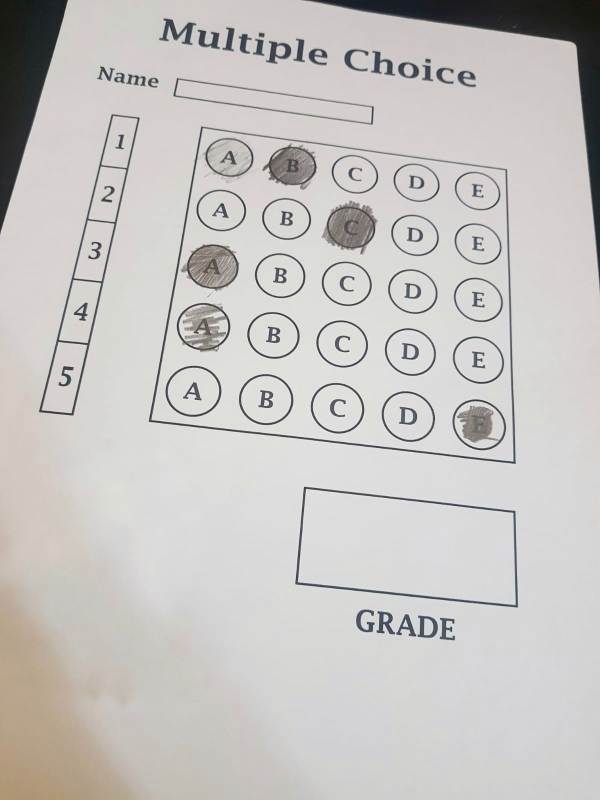
#> input picture image/1.jpg, 1200 x 1600 px (shown at 1/2 size)
$ python test.py
#> lines starting #> are read from the running program, lines starting #| are printed output that depends on the picture; after the words box and inside, x2 and y2 are one past the last pixel; in counts of white or black regions, pixels touching at a corner belong together
### utlis.py
import cv2
import numpy as np


## TO DISPLAY NUMBER OF IMG IN SINGLE WINDOW

def stackImages(imgArray,scale,lables=[]):
    rows = len(imgArray)
    cols = len(imgArray[0])
    rowsAvailable = isinstance(imgArray[0], list)
    width = imgArray[0][0].shape[1]
    height = imgArray[0][0].shape[0]
    if rowsAvailable:
        for x in range ( 0, rows):
            for y in range(0, cols):
                imgArray[x][y] = cv2.resize(imgArray[x][y], (0, 0), None, scale, scale)
                if len(imgArray[x][y].shape) == 2: imgArray[x][y]= cv2.cvtColor( imgArray[x][y], cv2.COLOR_GRAY2BGR)
        imageBlank = np.zeros((height, width, 3), np.uint8)
        hor = [imageBlank]*rows
        hor_con = [imageBlank]*rows
        for x in range(0, rows):
            hor[x] = np.hstack(imgArray[x])
            hor_con[x] = np.concatenate(imgArray[x])
        ver = np.vstack(hor)
        ver_con = np.concatenate(hor)
    else:
        for x in range(0, rows):
            imgArray[x] = cv2.resize(imgArray[x], (0, 0), None, scale, scale)
            if len(imgArray[x].shape) == 2: imgArray[x] = cv2.cvtColor(imgArray[x], cv2.COLOR_GRAY2BGR)
        hor= np.hstack(imgArray)
        hor_con= np.concatenate(imgArray)
        ver = hor
    if len(lables) != 0:
        eachImgWidth= int(ver.shape[1] / cols)
        eachImgHeight = int(ver.shape[0] / rows)
        #print(eachImgHeight)
        for d in range(0, rows):
            for c in range (0,cols):
                cv2.rectangle(ver,(c*eachImgWidth,eachImgHeight*d),(c*eachImgWidth+len(lables[d][c])*13+27,30+eachImgHeight*d),(255,255,255),cv2.FILLED)
                cv2.putText(ver,lables[d][c],(eachImgWidth*c+10,eachImgHeight*d+20),cv2.FONT_HERSHEY_COMPLEX,0.7,(255,0,255),2)
    return ver


## TO GET RECTENGULAR CONTOURS

def rectContour(contours):
    rectCon = []
    for i in contours:
        Area = cv2.contourArea(i)
        ##print(Area)
        if Area > 50:
            perimeter = cv2.arcLength(i,True)
            ##print(perimeter)
            epsilon = 0.02*perimeter #MAX DIST. FROM ORIGINAL CONTOURS TO APPROX CONTOURS
            approx = cv2.approxPolyDP(i,epsilon,True)
            ##print(len(approx))
            if len(approx) == 4:
                rectCon.append(i)
    rectCon = sorted(rectCon,key = cv2.contourArea,reverse=True)
    ##print(len(rectCon))
    return rectCon


## TO GET CORNER POINT OF RECTANGULE

def getCornerPoints(cont):
        peri = cv2.arcLength(cont, True) # LENGTH OF CONTOUR
        approx = cv2.approxPolyDP(cont, 0.02 * peri, True) # APPROXIMATE THE POLY TO GET CORNER POINTS
        return approx


## TO SPLIT ALL MARK POINT INDIVIDUALLY

def splitBoxes(img):
    rows = np.vsplit(img,5)

    boxes = []
    for x in rows:
        cols = np.hsplit(x,5)
        # rowsplit = ([rows[0]],[rows[1]],[rows[2]],[rows[3]],[rows[4]])
        # ImgStacked = stackImages(rowsplit,0.5)
        # cv2.imshow("test",ImgStacked)

        for box in cols:
         boxes.append(box)
         # print(type(boxes))

    return boxes

# [10 lines left out: function drawGrid, not called in this run]


def showAnswers(img,MyIndex,Grading,answer,questions,choices):
    secW = int(img.shape[1]/questions) #shape at index 1 describe width
    secH = int(img.shape[0]/questions) #shape at index 0 describe hight

    for x in range(0,questions):
        myAns = MyIndex[x]
        # print(x)
        cX = (myAns*secW)+secW//2
        # print("center from X-axis =",cX)
        cY = (x*secH) + secH//2
        # print("center from Y-axis =",cY)


        if Grading[x] == 1:
            Mycolor = (0,255,0)
        else:
            Mycolor = (0,0,255)
            correctAns = answer[x]
            cv2.circle(img,((correctAns*secW)+secW//2,(x*secH)+secH//2),30,(0,255,0),cv2.FILLED)


        cv2.circle(img,(cX,cY),50,Mycolor,cv2.FILLED)
    return img


# [18 lines left out: function Explainer, not called in this run]

### test.py
import cv2
import numpy as np
import utlis
######################################
pathImage = "./image/1.jpg"

widthImg = 700
hightImg = 600
questions = 5
choices = 5
answer  = [1,2,0,1,4]

######################################

##PORJECT TEST SECTION

## PREPROCESSING IMAGE
img = cv2.imread(pathImage) #original img
#> img is the input picture: shape (1600, 1200, 3); mean B, G, R 194.1, 196.8, 198.9
img = cv2.resize(img,(widthImg,hightImg)) #resize original img
#> img: shape (600, 700, 3)
imgGray = cv2.cvtColor(img,cv2.COLOR_BGR2GRAY) #converting img from BGR(which is default color format in opencv) to gray(black & white)
imgBlur = cv2.GaussianBlur(imgGray,(5,5),0) #making img smooth so it will detect imp. edge only
imgCanny = cv2.Canny(imgBlur,10,50) #detecting edge using Canny function
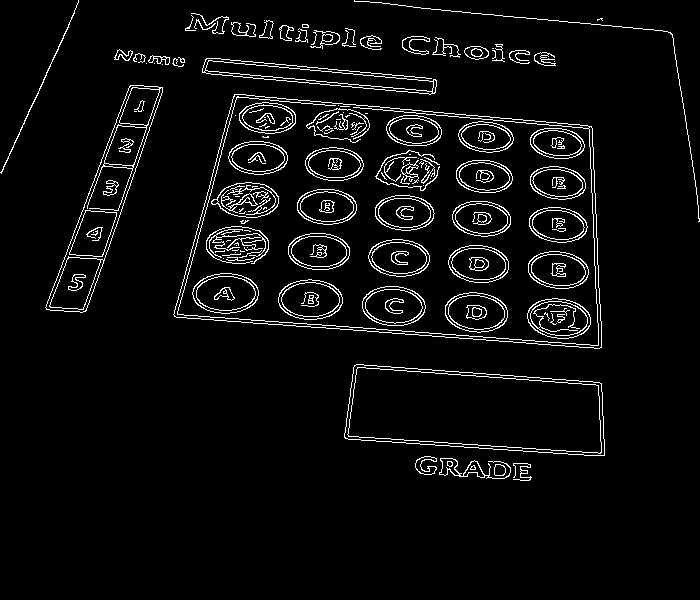
#> imgCanny: shape (600, 700); 4.8% white in thin lines or dots, all inside (x1, y1, x2, y2) = (0, 0, 700, 481)
imgContour = img.copy()
Biggest_contour_Img = img.copy()
grade_Point_Img = img.copy()
imgFinal = img.copy()

## FINDING ALL OUR CONTOURS
contours,hierarchy = cv2.findContours(imgCanny,cv2.RETR_EXTERNAL,cv2.CHAIN_APPROX_NONE)
#> contours = 42 contours, 23 with area under 20; largest, box (x1, y1, x2, y2) and area: (173, 94, 602, 349) 88276, (344, 364, 605, 456) 18900, (45, 85, 163, 313) 8620, (202, 58, 437, 95) 3012, (439, 458, 511, 479) 430
cv2.drawContours(imgContour,contours,-1,(0,225,0),10)
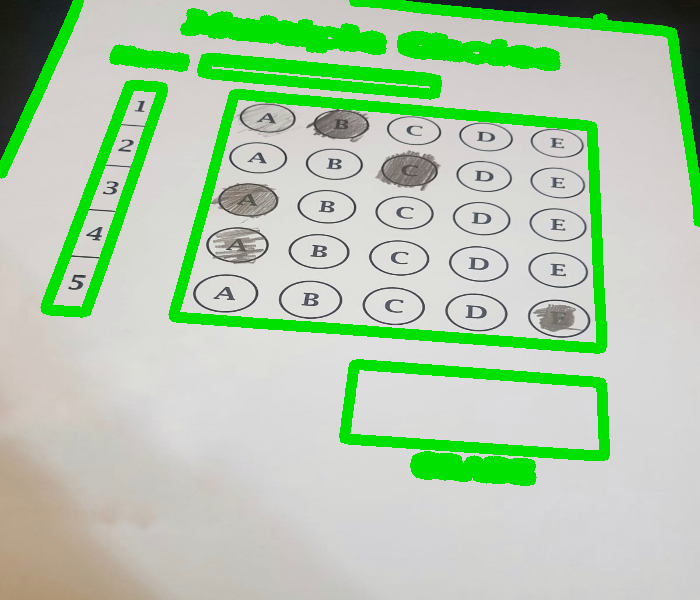
#> imgContour: shape (600, 700, 3); mean B, G, R 171.1, 202.6, 175.7

##FINDING RECTANGULAR CONTOURS & CORNER POINTS
rectCon = utlis.rectContour(contours)
#> the loop in rectContour, `for i in contours:` made 42 passes
#> (Area, perimeter, epsilon, approx) on passes 5, 6, 7, 12, 42: (18899.5, 672.1, 13.44, [[353, 367], [345, 438], [604, 455], [599, 382]]), (88275.5, 1283.7, 25.67, [[234, 94], [174, 316], [601, 347], [591, 126]]), (8620.5, 589, 11.78, [[162, 87], [129, 86], [46, 309], [86, 310]]), (3011.5, 1005.7, 20.11, [[202, 68], [436, 86]]), (65, 410.6, 8.21, [[78, 0], [1, 173]])
#> after the loop in rectContour, `for i in contours:`: rectCon = 3 contours; box (x1, y1, x2, y2) and area: (173, 94, 602, 349) 88276, (344, 364, 605, 456) 18900, (45, 85, 163, 313) 8620
Biggest_contour = utlis.getCornerPoints(rectCon[0])
#> in getCornerPoints, `peri = cv2.arcLength(cont, True)`: peri = 1283.7
#> in getCornerPoints, `approx = cv2.approxPolyDP(cont, 0.02 * peri, True)`: approx = [[234, 94], [174, 316], [601, 347], [591, 126]]
#> Biggest_contour = [[234, 94], [174, 316], [601, 347], [591, 126]]
grade_Point = utlis.getCornerPoints(rectCon[1])
#> grade_Point = [[353, 367], [345, 438], [604, 455], [599, 382]]


if Biggest_contour.size != 0 and grade_Point.size != 0:
	cv2.drawContours(Biggest_contour_Img,Biggest_contour,-1,(0,225,0),20)
	cv2.drawContours(Biggest_contour_Img,grade_Point,-1,(225,0,0),20)

	pt1 = np.float32(Biggest_contour)
#> pt1 = [[234, 94], [174, 316], [601, 347], [591, 126]]
	pt2 = np.float32([[0,0],[0,hightImg],[widthImg,hightImg],[widthImg,0]])
	matrix = cv2.getPerspectiveTransform(pt1,pt2)
#> matrix = [[1.95, 0.527, -505.6], [-0.296, 3.3, -241.3], [-0.000158, 0.000886, 1]]
	img_warp_colored = cv2.warpPerspective(img,matrix,(widthImg,hightImg))

	ptG1 = np.float32(grade_Point)
#> ptG1 = [[353, 367], [345, 438], [604, 455], [599, 382]]
	ptG2 = np.float32([[0,0],[0,150],[325,150],[325,0]])
	matrixG = cv2.getPerspectiveTransform(ptG1,ptG2)
#> matrixG = [[1.85, 0.208, -729.5], [-0.187, 3.06, -1058.6], [2.77e-05, 0.00103, 1]]
	imgGradeDisplay = cv2.warpPerspective(img,matrixG,(325,150))
	#cv2.imshow("grade",imgGradeDisplay)


##APPLYING THRESHOLD

imgWarpGray = cv2.cvtColor(img_warp_colored,cv2.COLOR_BGR2GRAY)
imgThresh = cv2.threshold(imgWarpGray,180,255,cv2.THRESH_BINARY_INV)[1]
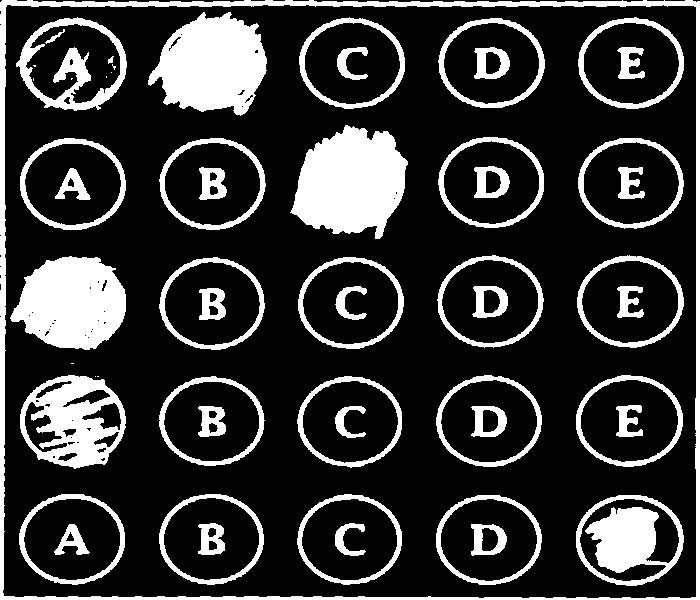
#> imgThresh: shape (600, 700); 21.3% white; 56 white regions (9 under 20 px), largest, box (x1, y1, x2, y2) and area: (0, 0, 700, 600) 11211, (290, 125, 408, 239) 9358, (148, 12, 267, 116) 8469

boxes = utlis.splitBoxes(imgThresh)
#> in splitBoxes, `rows = np.vsplit(img,5)`: rows = 5 items
#> the loop in splitBoxes, `for x in rows:` made 5 passes
#> after the loop in splitBoxes, `for x in rows:`: boxes = 25 items
#> boxes = 25 items
# cv2.imshow("test",boxes[7])


## TO FIND NON ZERO PIXEL VALUE OF EACH INDIVIDUAL MARK POINT


MyPixelVal = np.zeros([questions,choices])
countR = 0
countC = 0

for image in boxes:
	total_Pixels = cv2.countNonZero(image)
	# print(total_Pixels)

	MyPixelVal[countR][countC] = total_Pixels
	countC+=1
	if (countC == choices): countR+=1 ; countC = 0
#> this loop made 25 passes
#> total_Pixels on passes 1 to 8: 4625, 9193, 2708, 2963, 3317, 2714, 2182, 9358
#> after the loop, MyPixelVal = [[4625, 9193, 2708, 2963, 3317], [2714, 2182, 9358, 2182, 2495], [8618, 2079, 1945, 2092, 2509], [6130, 2035, 1843, 2074, 2543], [2917, 2492, 2293, 2448, 5732]]; countC = 0; countR = 5
# print(MyPixelVal)


MyIndex =[]
for x in range(0,choices) :
	arr = MyPixelVal[x]
	print("arr",arr)
	MyIndexVal = np.where(arr == np.amax(arr))
	# print(MyIndexVal[0])
	MyIndex.append(MyIndexVal[0][0])
#> this loop made 5 passes
#> (arr, MyIndexVal) on passes 1 to 5: ([4625, 9193, 2708, 2963, 3317], ([1],)), ([2714, 2182, 9358, 2182, 2495], ([2],)), ([8618, 2079, 1945, 2092, 2509], ([0],)), ([6130, 2035, 1843, 2074, 2543], ([0],)), ([2917, 2492, 2293, 2448, 5732], ([4],))
#> (printed output is left out)
#> after the loop, MyIndex = [1, 2, 0, 0, 4]
print(MyIndex)
#| [1, 2, 0, 0, 4]


## GRADING
Grading = []
for x in range (0,questions):
	if answer[x] == MyIndex[x]:
		Grading.append(1)
	else:
		Grading.append(0)
#> after the loop, Grading = [1, 1, 1, 0, 1]
#print(Grading)
score = (sum(Grading)/questions)*100 #FINAL GRADE
#> score = 80
print(score)
#| 80.0

##DISPLAYING ANSWER

 #OMR MARK DISPLAY
result_img = img_warp_colored.copy()
result_img = utlis.showAnswers(result_img,MyIndex,Grading,answer,questions,choices)
#> the loop in showAnswers, `for x in range(0,questions):` made 5 passes
#> (myAns, cX) on passes 1 to 5: (1, 210), (2, 350), (0, 70), (0, 70), (4, 630)
#> after the loop in showAnswers, `for x in range(0,questions):`:
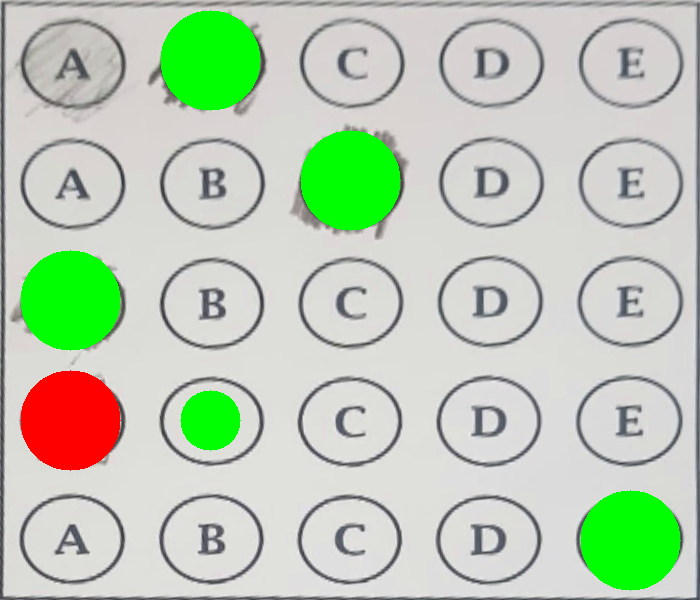
#> img: shape (600, 700, 3); mean B, G, R 180.8, 203.3, 187.7
ImgRawDrawing = np.zeros_like(img_warp_colored)
ImgRawDrawing = utlis.showAnswers(ImgRawDrawing,MyIndex,Grading,answer,questions,choices)
#> call 2 of showAnswers, with questions = 5, choices = 5
#> the loop in showAnswers (call 2), `for x in range(0,questions):` made 5 passes
#> after the loop in showAnswers (call 2), `for x in range(0,questions):`:
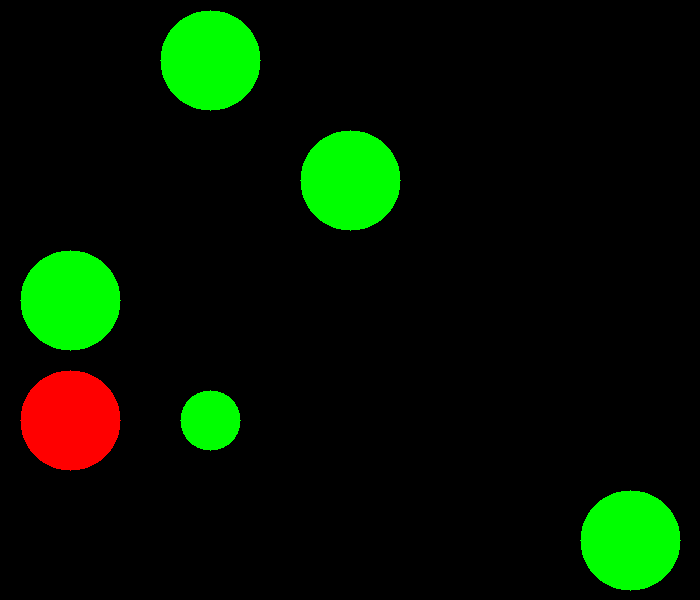
#> img: shape (600, 700, 3); mean B, G, R 0, 20.8, 4.8
InvMatrix = cv2.getPerspectiveTransform(pt2,pt1)
#> InvMatrix = [[0.533, -0.148, 234], [0.0507, 0.283, 94], [3.94e-05, -0.000274, 1]]
Inv_img_warp = cv2.warpPerspective(ImgRawDrawing,InvMatrix,(widthImg,hightImg))

 #GRADE DISPLAY
imgRawGrade = np.zeros_like(imgGradeDisplay)
cv2.putText(imgRawGrade,str(int(score))+"%",(90,100),cv2.FONT_HERSHEY_COMPLEX,3,(125,246,55),8)
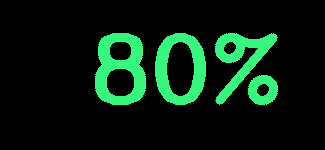
#> imgRawGrade: shape (150, 325, 3); mean of channels 0, 1, 2 15.9, 31.4, 7; drawn as B, G, R
# cv2.imshow("grade",imgRawGrade)
InvmatrixG = cv2.getPerspectiveTransform(ptG2,ptG1)
#> InvmatrixG = [[0.728, -0.168, 353], [0.0276, 0.328, 367], [-4.86e-05, -0.000333, 1]]
InvimgGradeDisplay = cv2.warpPerspective(imgRawGrade,InvmatrixG,(widthImg,hightImg))

imgFinal = cv2.addWeighted(imgFinal,1,Inv_img_warp,1,0)
imgFinal = cv2.addWeighted(imgFinal,1,InvimgGradeDisplay,1,0)


# [10 lines of commented-out code are left out]
blankImg = np.zeros_like(img)


# [8 lines of commented-out code are left out]

ImgArray = ([img,imgGray,imgBlur,imgCanny],[imgContour,Biggest_contour_Img,img_warp_colored,imgThresh],[result_img,ImgRawDrawing,Inv_img_warp,imgFinal])
ImgStacked = utlis.stackImages(ImgArray,0.3)
#> in stackImages, `rows = len(imgArray)`: rows = 3
#> in stackImages, `cols = len(imgArray[0])`: cols = 4
#> in stackImages, `rowsAvailable = isinstance(imgArray[0], list)`: rowsAvailable = True
#> in stackImages, `hor = [imageBlank]*rows`: hor = 3 items
#> in stackImages, `ver = np.vstack(hor)`:
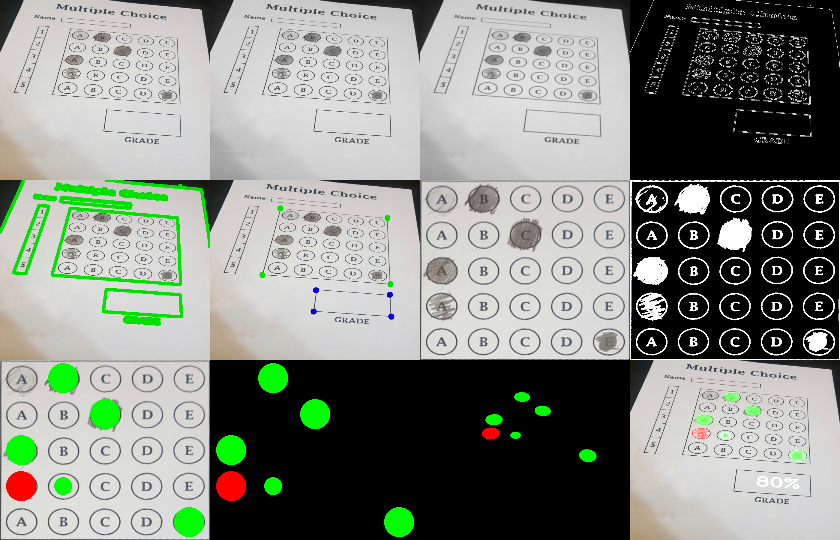
#> ver: shape (540, 840, 3); mean of channels 0, 1, 2 132.4, 140, 135.3; drawn as B, G, R
cv2.imshow('orignal',ImgStacked)


cv2.waitKey(0)

$ run again, with image/2.jpg copied over image/1.jpg
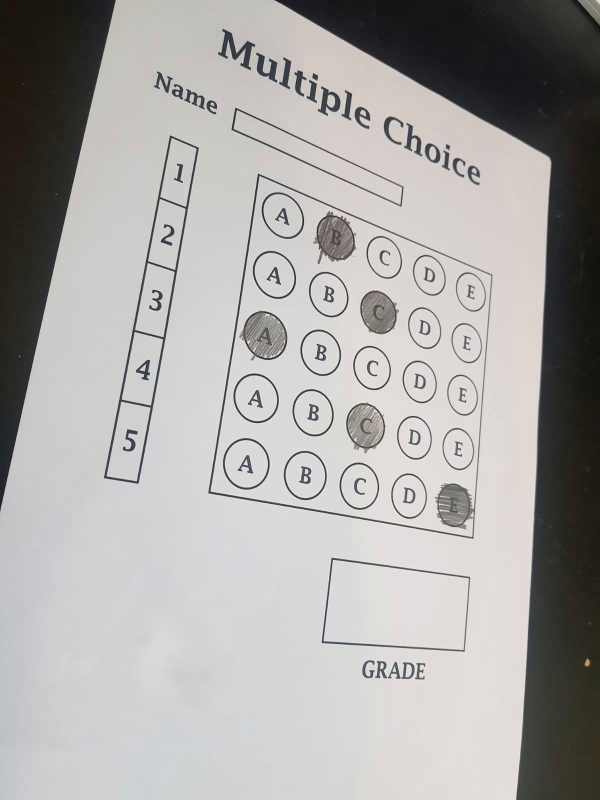
#> input picture image/2.jpg, 1200 x 1600 px (shown at 1/2 size)
#> img is the input picture: shape (1600, 1200, 3); mean B, G, R 166.9, 168.4, 170.3
#> `imgCanny = cv2.Canny(imgBlur,10,50)`:
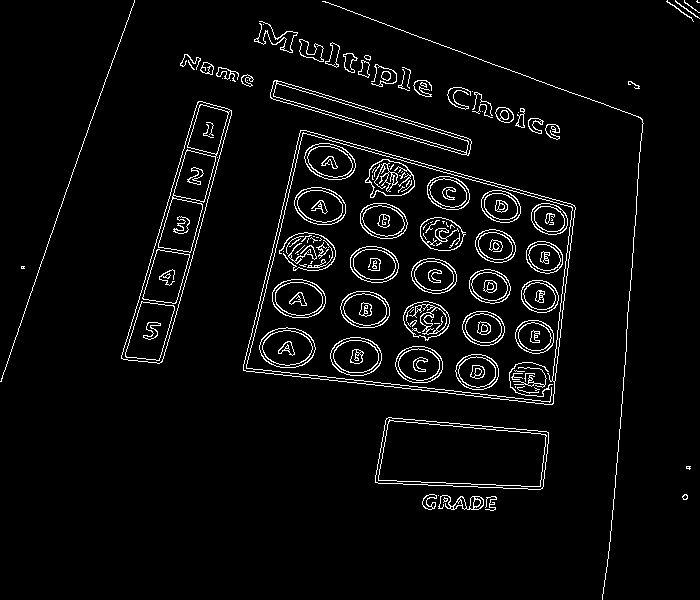
#> imgCanny: shape (600, 700); 4.3% white in thin lines or dots
#> contours = 50 contours, 27 with area under 20; largest, box (x1, y1, x2, y2) and area: (243, 130, 576, 405) 66406, (375, 417, 549, 490) 10270, (121, 101, 232, 364) 10202, (270, 80, 472, 156) 3684, (438, 495, 484, 510) 270
#> imgContour: shape (600, 700, 3); mean B, G, R 145.2, 176, 148.3
#> the loop in rectContour, `for i in contours:` made 50 passes
#> (Area, perimeter, epsilon, approx) on passes 8, 10, 18, 25: (10269.5, 466, 9.32, [[385, 420], [375, 482], [543, 486], [546, 431]]), (66406, 1100.7, 22.01, [[300, 130], [243, 370], [552, 404], [574, 205]]), (10202, 649.1, 12.98, [[227, 108], [197, 102], [123, 359], [162, 361]]), (3683.5, 478.8, 9.58, [[273, 81], [273, 99], [469, 153], [466, 137]])
#> after the loop in rectContour, `for i in contours:`: rectCon = 4 contours; box (x1, y1, x2, y2) and area: (243, 130, 576, 405) 66406, (375, 417, 549, 490) 10270, (121, 101, 232, 364) 10202, (270, 80, 472, 156) 3684
#> peri = 1100.7
#> in getCornerPoints, `approx = cv2.approxPolyDP(cont, 0.02 * peri, True)`: approx = [[300, 130], [243, 370], [552, 404], [574, 205]]
#> grade_Point = [[385, 420], [375, 482], [543, 486], [546, 431]]
#> pt1 = [[300, 130], [243, 370], [552, 404], [574, 205]]
#> matrix = [[1.65, 0.393, -547.2], [-0.6, 2.19, -105], [-0.000624, 0.000231, 1]]
#> ptG1 = [[385, 420], [375, 482], [543, 486], [546, 431]]
#> matrixG = [[1.66, 0.268, -752.4], [-0.16, 2.34, -922.5], [-0.000707, 0.000507, 1]]
#> imgThresh: shape (600, 700); 22.5% white; 46 white regions (1 under 20 px), largest, box (x1, y1, x2, y2) and area: (0, 0, 700, 600) 21210, (157, 12, 272, 131) 8555, (300, 138, 411, 231) 7786
#> in splitBoxes, `rows = np.vsplit(img,5)`: rows = 5 items
#> the loop in splitBoxes, `for x in rows:` made 5 passes
#> after the loop in splitBoxes, `for x in rows:`: boxes = 25 items
#> the loop `for image in boxes:` made 25 passes
#> total_Pixels on passes 1 to 8: 3666, 9207, 2777, 2994, 3317, 2922, 2316, 7786
#> after the loop `for image in boxes:`: MyPixelVal = [[3666, 9207, 2777, 2994, 3317], [2922, 2316, 7786, 2164, 2544], [8175, 2251, 1996, 2127, 2504], [2676, 2128, 7346, 2086, 2456], [3196, 2838, 2617, 2694, 9673]]; countC = 0; countR = 5
#> the loop `for x in range(0,choices) :` made 5 passes
#> (arr, MyIndexVal) on passes 1 to 5: ([3666, 9207, 2777, 2994, 3317], ([1],)), ([2922, 2316, 7786, 2164, 2544], ([2],)), ([8175, 2251, 1996, 2127, 2504], ([0],)), ([2676, 2128, 7346, 2086, 2456], ([2],)), ([3196, 2838, 2617, 2694, 9673], ([4],))
#> (printed output is left out)
#> after the loop `for x in range(0,choices) :`: MyIndex = [1, 2, 0, 2, 4]
#| [1, 2, 0, 2, 4]
#> after the loop `for x in range (0,questions):`: Grading = [1, 1, 1, 0, 1]
#> score = 80
#| 80.0
#> the loop in showAnswers, `for x in range(0,questions):` made 5 passes
#> (myAns, cX) on passes 1 to 5: (1, 210), (2, 350), (0, 70), (2, 350), (4, 630)
#> the loop in showAnswers (call 2), `for x in range(0,questions):` made 5 passes
#> InvMatrix = [[0.574, -0.134, 300], [0.172, 0.34, 130], [0.000318, -0.000162, 1]]
#> InvmatrixG = [[0.714, -0.165, 385], [0.206, 0.287, 420], [0.0004, -0.000262, 1]]
#> in stackImages, `rows = len(imgArray)`: rows = 3
#> in stackImages, `cols = len(imgArray[0])`: cols = 4
#> rowsAvailable = True
#> hor = 3 items
#> in stackImages, `ver = np.vstack(hor)`:
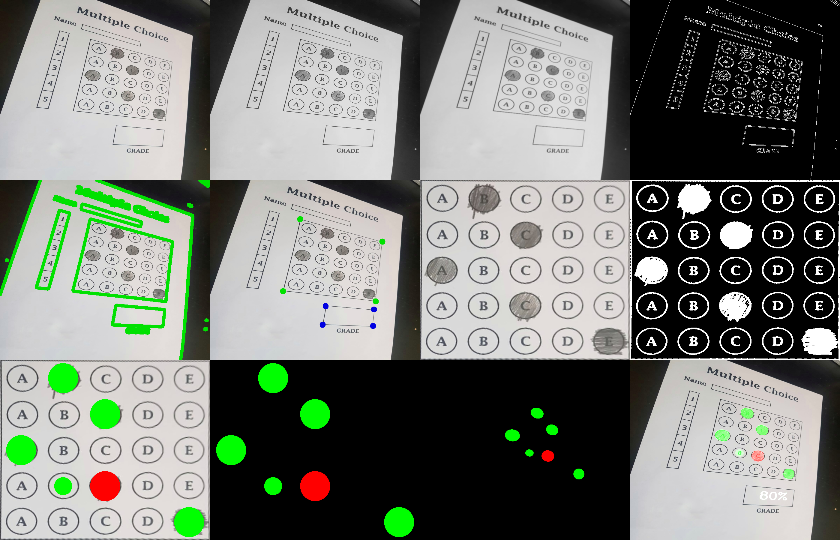
#> ver: shape (540, 840, 3); mean of channels 0, 1, 2 118.8, 125.9, 121.5; drawn as B, G, R
